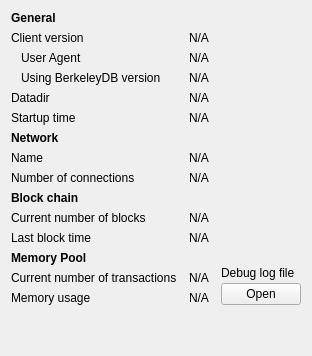
     <widget class="QWidget" name="tab_info">
      <attribute name="title">
       <string>Information</string>
      </attribute>
      <layout class="QGridLayout" name="gridLayout" columnstretch="0,1,0">
       <property name="horizontalSpacing">
        <number>12</number>
       </property>
       <item row="0" column="0">
        <widget class="QLabel" name="label_9">
         <property name="font">
          <font>
           <weight>75</weight>
           <bold>true</bold>
          </font>
         </property>
         <property name="text">
          <string>General</string>
         </property>
        </widget>
       </item>
       <item row="1" column="0">
        <widget class="QLabel" name="label_6">
         <property name="text">
          <string>Client version</string>
         </property>
        </widget>
       </item>
       <item row="1" column="1" colspan="2">
        <widget class="QLabel" name="clientVersion">
         <property name="cursor">
          <cursorShape>IBeamCursor</cursorShape>
         </property>
         <property name="text">
          <string>N/A</string>
         </property>
         <property name="textFormat">
          <enum>Qt::PlainText</enum>
         </property>
         <property name="textInteractionFlags">
          <set>Qt::LinksAccessibleByMouse|Qt::TextSelectableByKeyboard|Qt::TextSelectableByMouse</set>
         </property>
        </widget>
       </item>
       <item row="2" column="0">
        <widget class="QLabel" name="labelClientUserAgent">
         <property name="text">
          <string>User Agent</string>
         </property>
         <property name="indent">
          <number>10</number>
         </property>
        </widget>
       </item>
       <item row="2" column="1" colspan="2">
        <widget class="QLabel" name="clientUserAgent">
         <property name="cursor">
          <cursorShape>IBeamCursor</cursorShape>
         </property>
         <property name="text">
          <string>N/A</string>
         </property>
         <property name="textFormat">
          <enum>Qt::PlainText</enum>
         </property>
         <property name="textInteractionFlags">
          <set>Qt::LinksAccessibleByMouse|Qt::TextSelectableByKeyboard|Qt::TextSelectableByMouse</set>
         </property>
        </widget>
       </item>
       <item row="3" column="0">
        <widget class="QLabel" name="label_berkeleyDBVersion">
         <property name="text">
          <string>Using BerkeleyDB version</string>
         </property>
         <property name="indent">
          <number>10</number>
         </property>
        </widget>
       </item>
       <item row="3" column="1" colspan="2">
        <widget class="QLabel" name="berkeleyDBVersion">
         <property name="cursor">
          <cursorShape>IBeamCursor</cursorShape>
         </property>
         <property name="text">
          <string>N/A</string>
         </property>
         <property name="textFormat">
          <enum>Qt::PlainText</enum>
         </property>
         <property name="textInteractionFlags">
          <set>Qt::LinksAccessibleByMouse|Qt::TextSelectableByKeyboard|Qt::TextSelectableByMouse</set>
         </property>
        </widget>
       </item>
       <item row="4" column="0">
        <widget class="QLabel" name="label_12">
         <property name="text">
          <string>Datadir</string>
         </property>
        </widget>
       </item>
       <item row="4" column="1" colspan="2">
        <widget class="QLabel" name="dataDir">
         <property name="cursor">
          <cursorShape>IBeamCursor</cursorShape>
         </property>
         <property name="text">
          <string>N/A</string>
         </property>
         <property name="textFormat">
          <enum>Qt::PlainText</enum>
         </property>
         <property name="wordWrap">
          <bool>true</bool>
         </property>
         <property name="textInteractionFlags">
          <set>Qt::LinksAccessibleByMouse|Qt::TextSelectableByKeyboard|Qt::TextSelectableByMouse</set>
         </property>
        </widget>
       </item>
       <item row="5" column="0">
        <widget class="QLabel" name="label_13">
         <property name="text">
          <string>Startup time</string>
         </property>
        </widget>
       </item>
       <item row="5" column="1" colspan="2">
        <widget class="QLabel" name="startupTime">
         <property name="cursor">
          <cursorShape>IBeamCursor</cursorShape>
         </property>
         <property name="text">
          <string>N/A</string>
         </property>
         <property name="textFormat">
          <enum>Qt::PlainText</enum>
         </property>
         <property name="textInteractionFlags">
          <set>Qt::LinksAccessibleByMouse|Qt::TextSelectableByKeyboard|Qt::TextSelectableByMouse</set>
         </property>
        </widget>
       </item>
       <item row="6" column="0">
           <widget class="QLabel" name="labelNetwork">
               <property name="font">
                   <font>
                       <weight>75</weight>
                       <bold>true</bold>
                   </font>
               </property>
               <property name="text">
                   <string>Network</string>
               </property>
           </widget>
       </item>
       <item row="7" column="0">
        <widget class="QLabel" name="label_8">
         <property name="text">
          <string>Name</string>
         </property>
        </widget>
       </item>
       <item row="7" column="1" colspan="2">
        <widget class="QLabel" name="networkName">
         <property name="cursor">
          <cursorShape>IBeamCursor</cursorShape>
         </property>
         <property name="text">
          <string>N/A</string>
         </property>
         <property name="textFormat">
          <enum>Qt::PlainText</enum>
         </property>
         <property name="textInteractionFlags">
          <set>Qt::LinksAccessibleByMouse|Qt::TextSelectableByKeyboard|Qt::TextSelectableByMouse</set>
         </property>
        </widget>
       </item>
       <item row="8" column="0">
        <widget class="QLabel" name="label_7">
         <property name="text">
          <string>Number of connections</string>
         </property>
        </widget>
       </item>
       <item row="8" column="1" colspan="2">
        <widget class="QLabel" name="numberOfConnections">
         <property name="cursor">
          <cursorShape>IBeamCursor</cursorShape>
         </property>
         <property name="text">
          <string>N/A</string>
         </property>
         <property name="textFormat">
          <enum>Qt::PlainText</enum>
         </property>
         <property name="textInteractionFlags">
          <set>Qt::LinksAccessibleByMouse|Qt::TextSelectableByKeyboard|Qt::TextSelectableByMouse</set>
         </property>
        </widget>
       </item>
       <item row="9" column="0">
        <widget class="QLabel" name="label_10">
         <property name="font">
          <font>
           <weight>75</weight>
           <bold>true</bold>
          </font>
         </property>
         <property name="text">
          <string>Block chain</string>
         </property>
        </widget>
       </item>
       <item row="10" column="0">
        <widget class="QLabel" name="label_3">
         <property name="text">
          <string>Current number of blocks</string>
         </property>
        </widget>
       </item>
       <item row="10" column="1" colspan="2">
        <widget class="QLabel" name="numberOfBlocks">
         <property name="cursor">
          <cursorShape>IBeamCursor</cursorShape>
         </property>
         <property name="text">
          <string>N/A</string>
         </property>
         <property name="textFormat">
          <enum>Qt::PlainText</enum>
         </property>
         <property name="textInteractionFlags">
          <set>Qt::LinksAccessibleByMouse|Qt::TextSelectableByKeyboard|Qt::TextSelectableByMouse</set>
         </property>
        </widget>
       </item>
       <item row="11" column="0">
        <widget class="QLabel" name="labelLastBlockTime">
         <property name="text">
          <string>Last block time</string>
         </property>
        </widget>
       </item>
       <item row="11" column="1" colspan="2">
        <widget class="QLabel" name="lastBlockTime">
         <property name="cursor">
          <cursorShape>IBeamCursor</cursorShape>
         </property>
         <property name="text">
          <string>N/A</string>
         </property>
         <property name="textFormat">
          <enum>Qt::PlainText</enum>
         </property>
         <property name="textInteractionFlags">
          <set>Qt::LinksAccessibleByMouse|Qt::TextSelectableByKeyboard|Qt::TextSelectableByMouse</set>
         </property>
        </widget>
       </item>
       <item row="12" column="0">
        <widget class="QLabel" name="labelMempoolTitle">
         <property name="font">
          <font>
           <weight>75</weight>
           <bold>true</bold>
          </font>
         </property>
         <property name="text">
          <string>Memory Pool</string>
         </property>
        </widget>
       </item>
       <item row="13" column="0">
        <widget class="QLabel" name="labelNumberOfTransactions">
         <property name="text">
          <string>Current number of transactions</string>
         </property>
        </widget>
       </item>
       <item row="13" column="1">
        <widget class="QLabel" name="mempoolNumberTxs">
         <property name="cursor">
          <cursorShape>IBeamCursor</cursorShape>
         </property>
         <property name="text">
          <string>N/A</string>
         </property>
         <property name="textFormat">
          <enum>Qt::PlainText</enum>
         </property>
         <property name="textInteractionFlags">
          <set>Qt::LinksAccessibleByMouse|Qt::TextSelectableByKeyboard|Qt::TextSelectableByMouse</set>
         </property>
        </widget>
       </item>
       <item row="14" column="0">
        <widget class="QLabel" name="labelMemoryUsage">
         <property name="text">
          <string>Memory usage</string>
         </property>
        </widget>
       </item>
       <item row="14" column="1">
        <widget class="QLabel" name="mempoolSize">
         <property name="cursor">
          <cursorShape>IBeamCursor</cursorShape>
         </property>
         <property name="text">
          <string>N/A</string>
         </property>
         <property name="textFormat">
          <enum>Qt::PlainText</enum>
         </property>
         <property name="textInteractionFlags">
          <set>Qt::LinksAccessibleByMouse|Qt::TextSelectableByKeyboard|Qt::TextSelectableByMouse</set>
         </property>
        </widget>
       </item>
       <item row="12" column="2" rowspan="3">
        <layout class="QVBoxLayout" name="verticalLayoutDebugButton">
         <property name="spacing">
          <number>3</number>
         </property>
         <item>
          <spacer name="verticalSpacer_2">
           <property name="orientation">
            <enum>Qt::Vertical</enum>
           </property>
           <property name="sizeHint" stdset="0">
            <size>
             <width>10</width>
             <height>5</height>
            </size>
           </property>
          </spacer>
         </item>
         <item>
          <widget class="QLabel" name="labelDebugLogfile">
           <property name="text">
            <string>Debug log file</string>
           </property>
          </widget>
         </item>
         <item>
          <widget class="QPushButton" name="openDebugLogfileButton">
           <property name="toolTip">
            <string>Open the %1 debug log file from the current data directory. This can take a few seconds for large log files.</string>
           </property>
           <property name="text">
            <string>Open</string>
           </property>
           <property name="autoDefault">
            <bool>false</bool>
           </property>
          </widget>
         </item>
        </layout>
       </item>
       <item row="15" column="0">
        <spacer name="verticalSpacer">
         <property name="orientation">
          <enum>Qt::Vertical</enum>
         </property>
         <property name="sizeHint" stdset="0">
          <size>
           <width>20</width>
           <height>40</height>
          </size>
         </property>
        </spacer>
       </item>
      </layout>
     </widget>
